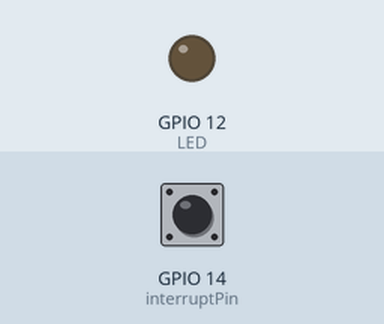
Simulated run of this sketch. Board: ESP32. Parts: output pins drawn as LEDs (lit = HIGH). The inputs (shaded band) are chosen by the test bench; at power-on: GPIO 14 (interruptPin) LOW.

Above: at 1.2 s.
1.3 s: GPIO 14 (interruptPin) pulled HIGH for 0.15 s
At 1.37 s:
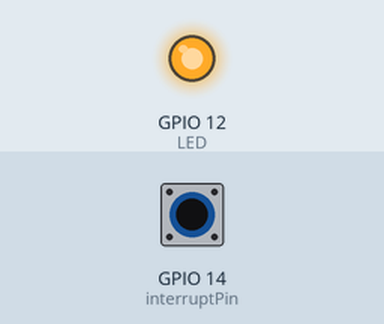
2.9 s: GPIO 14 (interruptPin) pulled HIGH for 3.2 s
At 6.4 s:
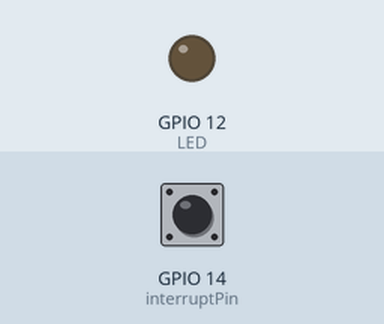
Timing chart, 0 to 7.9 s (numbered marks = the images above; inputs shaded):
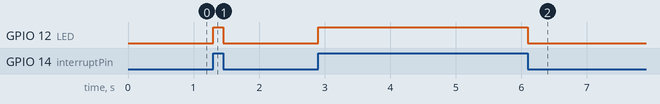

The sketch:

exp13-2.ino
```cpp
#define LED  12
#define interruptPin  14
void IRAM_ATTR blink()
{
   digitalWrite(LED, !digitalRead(LED));
}

void setup()
{
  pinMode(LED, OUTPUT);
  attachInterrupt(interruptPin, blink, CHANGE);
}

void loop()
{
}
```

Measured:
- after the input at 1.3 s, GPIO 12 (LED): LOW → HIGH at once, → LOW 0.15 s later
- after the input at 2.9 s, GPIO 12 (LED): LOW → HIGH at once, → LOW 3.2 s later
